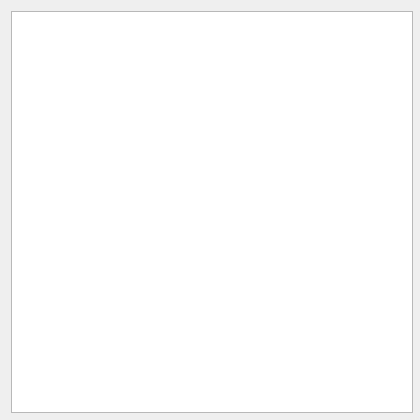
<?xml version="1.0" encoding="UTF-8"?>
<ui version="4.0">
 <class>SourceGraph</class>
 <widget class="QWidget" name="SourceGraph">
  <property name="geometry">
   <rect>
    <x>0</x>
    <y>0</y>
    <width>420</width>
    <height>420</height>
   </rect>
  </property>
  <property name="sizePolicy">
   <sizepolicy hsizetype="Minimum" vsizetype="Minimum">
    <horstretch>0</horstretch>
    <verstretch>0</verstretch>
   </sizepolicy>
  </property>
  <property name="minimumSize">
   <size>
    <width>402</width>
    <height>402</height>
   </size>
  </property>
  <property name="maximumSize">
   <size>
    <width>420</width>
    <height>420</height>
   </size>
  </property>
  <property name="windowTitle">
   <string>Form</string>
  </property>
  <layout class="QGridLayout" name="gridLayout">
   <item row="0" column="0">
    <widget class="QGraphicsView" name="graphicsView">
     <property name="sizePolicy">
      <sizepolicy hsizetype="Minimum" vsizetype="Minimum">
       <horstretch>0</horstretch>
       <verstretch>0</verstretch>
      </sizepolicy>
     </property>
     <property name="minimumSize">
      <size>
       <width>402</width>
       <height>402</height>
      </size>
     </property>
     <property name="maximumSize">
      <size>
       <width>402</width>
       <height>402</height>
      </size>
     </property>
    </widget>
   </item>
  </layout>
 </widget>
 <resources/>
 <connections/>
</ui>
